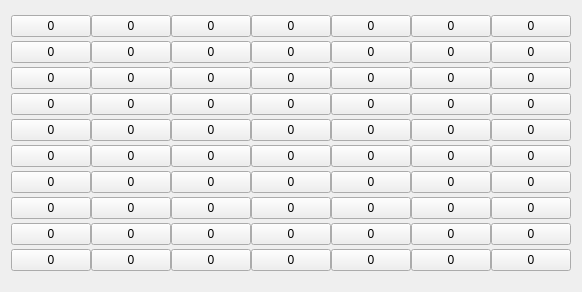
  <widget class="QWidget" name="gridLayoutWidget">
   <property name="geometry">
    <rect>
     <x>30</x>
     <y>60</y>
     <width>301</width>
     <height>292</height>
    </rect>
   </property>
   <property name="cursor">
    <cursorShape>PointingHandCursor</cursorShape>
   </property>
   <layout class="QGridLayout" name="gridLayout">
    <property name="spacing">
     <number>0</number>
    </property>
    <item row="6" column="6">
     <widget class="QPushButton" name="pushButton_63">
      <property name="cursor">
       <cursorShape>PointingHandCursor</cursorShape>
      </property>
      <property name="text">
       <string>0</string>
      </property>
     </widget>
    </item>
    <item row="4" column="4">
     <widget class="QPushButton" name="pushButton_55">
      <property name="cursor">
       <cursorShape>PointingHandCursor</cursorShape>
      </property>
      <property name="text">
       <string>0</string>
      </property>
     </widget>
    </item>
    <item row="0" column="0">
     <widget class="QPushButton" name="pushButton">
      <property name="sizePolicy">
       <sizepolicy hsizetype="Minimum" vsizetype="Preferred">
        <horstretch>0</horstretch>
        <verstretch>0</verstretch>
       </sizepolicy>
      </property>
      <property name="cursor">
       <cursorShape>PointingHandCursor</cursorShape>
      </property>
      <property name="text">
       <string>0</string>
      </property>
     </widget>
    </item>
    <item row="9" column="3">
     <widget class="QPushButton" name="pushButton_38">
      <property name="cursor">
       <cursorShape>PointingHandCursor</cursorShape>
      </property>
      <property name="text">
       <string>0</string>
      </property>
     </widget>
    </item>
    <item row="3" column="1">
     <widget class="QPushButton" name="pushButton_6">
      <property name="sizePolicy">
       <sizepolicy hsizetype="Minimum" vsizetype="Preferred">
        <horstretch>0</horstretch>
        <verstretch>0</verstretch>
       </sizepolicy>
      </property>
      <property name="cursor">
       <cursorShape>PointingHandCursor</cursorShape>
      </property>
      <property name="text">
       <string>0</string>
      </property>
     </widget>
    </item>
    <item row="8" column="6">
     <widget class="QPushButton" name="pushButton_72">
      <property name="cursor">
       <cursorShape>PointingHandCursor</cursorShape>
      </property>
      <property name="text">
       <string>0</string>
      </property>
     </widget>
    </item>
    <item row="0" column="5">
     <widget class="QPushButton" name="pushButton_23">
      <property name="cursor">
       <cursorShape>PointingHandCursor</cursorShape>
      </property>
      <property name="text">
       <string>0</string>
      </property>
     </widget>
    </item>
    <item row="10" column="6">
     <widget class="QPushButton" name="pushButton_28">
      <property name="cursor">
       <cursorShape>PointingHandCursor</cursorShape>
      </property>
      <property name="text">
       <string>0</string>
      </property>
     </widget>
    </item>
    <item row="8" column="5">
     <widget class="QPushButton" name="pushButton_66">
      <property name="cursor">
       <cursorShape>PointingHandCursor</cursorShape>
      </property>
      <property name="text">
       <string>0</string>
      </property>
     </widget>
    </item>
    <item row="7" column="0">
     <widget class="QPushButton" name="pushButton_17">
      <property name="cursor">
       <cursorShape>PointingHandCursor</cursorShape>
      </property>
      <property name="text">
       <string>0</string>
      </property>
     </widget>
    </item>
    <item row="1" column="2">
     <widget class="QPushButton" name="pushButton_8">
      <property name="sizePolicy">
       <sizepolicy hsizetype="Minimum" vsizetype="Preferred">
        <horstretch>0</horstretch>
        <verstretch>0</verstretch>
       </sizepolicy>
      </property>
      <property name="cursor">
       <cursorShape>PointingHandCursor</cursorShape>
      </property>
      <property name="text">
       <string>0</string>
      </property>
     </widget>
    </item>
    <item row="5" column="1">
     <widget class="QPushButton" name="pushButton_36">
      <property name="cursor">
       <cursorShape>PointingHandCursor</cursorShape>
      </property>
      <property name="text">
       <string>0</string>
      </property>
     </widget>
    </item>
    <item row="0" column="4">
     <widget class="QPushButton" name="pushButton_22">
      <property name="cursor">
       <cursorShape>PointingHandCursor</cursorShape>
      </property>
      <property name="text">
       <string>0</string>
      </property>
     </widget>
    </item>
    <item row="6" column="5">
     <widget class="QPushButton" name="pushButton_62">
      <property name="cursor">
       <cursorShape>PointingHandCursor</cursorShape>
      </property>
      <property name="text">
       <string>0</string>
      </property>
     </widget>
    </item>
    <item row="9" column="2">
     <widget class="QPushButton" name="pushButton_35">
      <property name="cursor">
       <cursorShape>PointingHandCursor</cursorShape>
      </property>
      <property name="text">
       <string>0</string>
      </property>
     </widget>
    </item>
    <item row="8" column="3">
     <widget class="QPushButton" name="pushButton_51">
      <property name="cursor">
       <cursorShape>PointingHandCursor</cursorShape>
      </property>
      <property name="text">
       <string>0</string>
      </property>
     </widget>
    </item>
    <item row="7" column="2">
     <widget class="QPushButton" name="pushButton_50">
      <property name="cursor">
       <cursorShape>PointingHandCursor</cursorShape>
      </property>
      <property name="text">
       <string>0</string>
      </property>
     </widget>
    </item>
    <item row="0" column="6">
     <widget class="QPushButton" name="pushButton_24">
      <property name="cursor">
       <cursorShape>PointingHandCursor</cursorShape>
      </property>
      <property name="text">
       <string>0</string>
      </property>
     </widget>
    </item>
    <item row="8" column="2">
     <widget class="QPushButton" name="pushButton_37">
      <property name="cursor">
       <cursorShape>PointingHandCursor</cursorShape>
      </property>
      <property name="text">
       <string>0</string>
      </property>
     </widget>
    </item>
    <item row="4" column="3">
     <widget class="QPushButton" name="pushButton_47">
      <property name="cursor">
       <cursorShape>PointingHandCursor</cursorShape>
      </property>
      <property name="text">
       <string>0</string>
      </property>
     </widget>
    </item>
    <item row="1" column="6">
     <widget class="QPushButton" name="pushButton_43">
      <property name="cursor">
       <cursorShape>PointingHandCursor</cursorShape>
      </property>
      <property name="text">
       <string>0</string>
      </property>
     </widget>
    </item>
    <item row="7" column="4">
     <widget class="QPushButton" name="pushButton_68">
      <property name="cursor">
       <cursorShape>PointingHandCursor</cursorShape>
      </property>
      <property name="text">
       <string>0</string>
      </property>
     </widget>
    </item>
    <item row="7" column="3">
     <widget class="QPushButton" name="pushButton_54">
      <property name="cursor">
       <cursorShape>PointingHandCursor</cursorShape>
      </property>
      <property name="text">
       <string>0</string>
      </property>
     </widget>
    </item>
    <item row="10" column="3">
     <widget class="QPushButton" name="pushButton_26">
      <property name="cursor">
       <cursorShape>PointingHandCursor</cursorShape>
      </property>
      <property name="text">
       <string>0</string>
      </property>
     </widget>
    </item>
    <item row="0" column="2">
     <widget class="QPushButton" name="pushButton_9">
      <property name="sizePolicy">
       <sizepolicy hsizetype="Minimum" vsizetype="Preferred">
        <horstretch>0</horstretch>
        <verstretch>0</verstretch>
       </sizepolicy>
      </property>
      <property name="cursor">
       <cursorShape>PointingHandCursor</cursorShape>
      </property>
      <property name="text">
       <string>0</string>
      </property>
     </widget>
    </item>
    <item row="3" column="6">
     <widget class="QPushButton" name="pushButton_44">
      <property name="cursor">
       <cursorShape>PointingHandCursor</cursorShape>
      </property>
      <property name="text">
       <string>0</string>
      </property>
     </widget>
    </item>
    <item row="6" column="2">
     <widget class="QPushButton" name="pushButton_49">
      <property name="cursor">
       <cursorShape>PointingHandCursor</cursorShape>
      </property>
      <property name="text">
       <string>0</string>
      </property>
     </widget>
    </item>
    <item row="4" column="1">
     <widget class="QPushButton" name="pushButton_13">
      <property name="cursor">
       <cursorShape>PointingHandCursor</cursorShape>
      </property>
      <property name="text">
       <string>0</string>
      </property>
     </widget>
    </item>
    <item row="5" column="5">
     <widget class="QPushButton" name="pushButton_59">
      <property name="cursor">
       <cursorShape>PointingHandCursor</cursorShape>
      </property>
      <property name="text">
       <string>0</string>
      </property>
     </widget>
    </item>
    <item row="10" column="4">
     <widget class="QPushButton" name="pushButton_25">
      <property name="cursor">
       <cursorShape>PointingHandCursor</cursorShape>
      </property>
      <property name="text">
       <string>0</string>
      </property>
     </widget>
    </item>
    <item row="8" column="4">
     <widget class="QPushButton" name="pushButton_67">
      <property name="cursor">
       <cursorShape>PointingHandCursor</cursorShape>
      </property>
      <property name="text">
       <string>0</string>
      </property>
     </widget>
    </item>
    <item row="1" column="3">
     <widget class="QPushButton" name="pushButton_39">
      <property name="cursor">
       <cursorShape>PointingHandCursor</cursorShape>
      </property>
      <property name="text">
       <string>0</string>
      </property>
     </widget>
    </item>
    <item row="3" column="0">
     <widget class="QPushButton" name="pushButton_5">
      <property name="sizePolicy">
       <sizepolicy hsizetype="Minimum" vsizetype="Preferred">
        <horstretch>0</horstretch>
        <verstretch>0</verstretch>
       </sizepolicy>
      </property>
      <property name="cursor">
       <cursorShape>PointingHandCursor</cursorShape>
      </property>
      <property name="text">
       <string>0</string>
      </property>
     </widget>
    </item>
    <item row="6" column="1">
     <widget class="QPushButton" name="pushButton_34">
      <property name="cursor">
       <cursorShape>PointingHandCursor</cursorShape>
      </property>
      <property name="text">
       <string>0</string>
      </property>
     </widget>
    </item>
    <item row="0" column="3">
     <widget class="QPushButton" name="pushButton_21">
      <property name="cursor">
       <cursorShape>PointingHandCursor</cursorShape>
      </property>
      <property name="text">
       <string>0</string>
      </property>
     </widget>
    </item>
    <item row="7" column="5">
     <widget class="QPushButton" name="pushButton_64">
      <property name="cursor">
       <cursorShape>PointingHandCursor</cursorShape>
      </property>
      <property name="text">
       <string>0</string>
      </property>
     </widget>
    </item>
    <item row="4" column="2">
     <widget class="QPushButton" name="pushButton_14">
      <property name="cursor">
       <cursorShape>PointingHandCursor</cursorShape>
      </property>
      <property name="text">
       <string>0</string>
      </property>
     </widget>
    </item>
    <item row="8" column="0">
     <widget class="QPushButton" name="pushButton_18">
      <property name="cursor">
       <cursorShape>PointingHandCursor</cursorShape>
      </property>
      <property name="text">
       <string>0</string>
      </property>
     </widget>
    </item>
    <item row="5" column="4">
     <widget class="QPushButton" name="pushButton_60">
      <property name="cursor">
       <cursorShape>PointingHandCursor</cursorShape>
      </property>
      <property name="text">
       <string>0</string>
      </property>
     </widget>
    </item>
    <item row="10" column="1">
     <widget class="QPushButton" name="pushButton_30">
      <property name="cursor">
       <cursorShape>PointingHandCursor</cursorShape>
      </property>
      <property name="text">
       <string>0</string>
      </property>
     </widget>
    </item>
    <item row="1" column="5">
     <widget class="QPushButton" name="pushButton_42">
      <property name="cursor">
       <cursorShape>PointingHandCursor</cursorShape>
      </property>
      <property name="text">
       <string>0</string>
      </property>
     </widget>
    </item>
    <item row="4" column="0">
     <widget class="QPushButton" name="pushButton_12">
      <property name="cursor">
       <cursorShape>PointingHandCursor</cursorShape>
      </property>
      <property name="text">
       <string>0</string>
      </property>
     </widget>
    </item>
    <item row="4" column="6">
     <widget class="QPushButton" name="pushButton_58">
      <property name="cursor">
       <cursorShape>PointingHandCursor</cursorShape>
      </property>
      <property name="text">
       <string>0</string>
      </property>
     </widget>
    </item>
    <item row="9" column="4">
     <widget class="QPushButton" name="pushButton_69">
      <property name="cursor">
       <cursorShape>PointingHandCursor</cursorShape>
      </property>
      <property name="text">
       <string>0</string>
      </property>
     </widget>
    </item>
    <item row="5" column="3">
     <widget class="QPushButton" name="pushButton_52">
      <property name="cursor">
       <cursorShape>PointingHandCursor</cursorShape>
      </property>
      <property name="text">
       <string>0</string>
      </property>
     </widget>
    </item>
    <item row="4" column="5">
     <widget class="QPushButton" name="pushButton_56">
      <property name="cursor">
       <cursorShape>PointingHandCursor</cursorShape>
      </property>
      <property name="text">
       <string>0</string>
      </property>
     </widget>
    </item>
    <item row="8" column="1">
     <widget class="QPushButton" name="pushButton_32">
      <property name="cursor">
       <cursorShape>PointingHandCursor</cursorShape>
      </property>
      <property name="text">
       <string>0</string>
      </property>
     </widget>
    </item>
    <item row="10" column="2">
     <widget class="QPushButton" name="pushButton_29">
      <property name="cursor">
       <cursorShape>PointingHandCursor</cursorShape>
      </property>
      <property name="text">
       <string>0</string>
      </property>
     </widget>
    </item>
    <item row="9" column="1">
     <widget class="QPushButton" name="pushButton_31">
      <property name="cursor">
       <cursorShape>PointingHandCursor</cursorShape>
      </property>
      <property name="text">
       <string>0</string>
      </property>
     </widget>
    </item>
    <item row="5" column="6">
     <widget class="QPushButton" name="pushButton_57">
      <property name="cursor">
       <cursorShape>PointingHandCursor</cursorShape>
      </property>
      <property name="text">
       <string>0</string>
      </property>
     </widget>
    </item>
    <item row="1" column="1">
     <widget class="QPushButton" name="pushButton_4">
      <property name="sizePolicy">
       <sizepolicy hsizetype="Minimum" vsizetype="Preferred">
        <horstretch>0</horstretch>
        <verstretch>0</verstretch>
       </sizepolicy>
      </property>
      <property name="cursor">
       <cursorShape>PointingHandCursor</cursorShape>
      </property>
      <property name="text">
       <string>0</string>
      </property>
     </widget>
    </item>
    <item row="9" column="0">
     <widget class="QPushButton" name="pushButton_19">
      <property name="cursor">
       <cursorShape>PointingHandCursor</cursorShape>
      </property>
      <property name="text">
       <string>0</string>
      </property>
     </widget>
    </item>
    <item row="0" column="1">
     <widget class="QPushButton" name="pushButton_3">
      <property name="sizePolicy">
       <sizepolicy hsizetype="Minimum" vsizetype="Preferred">
        <horstretch>0</horstretch>
        <verstretch>0</verstretch>
       </sizepolicy>
      </property>
      <property name="cursor">
       <cursorShape>PointingHandCursor</cursorShape>
      </property>
      <property name="text">
       <string>0</string>
      </property>
     </widget>
    </item>
    <item row="3" column="3">
     <widget class="QPushButton" name="pushButton_45">
      <property name="cursor">
       <cursorShape>PointingHandCursor</cursorShape>
      </property>
      <property name="text">
       <string>0</string>
      </property>
     </widget>
    </item>
    <item row="10" column="0">
     <widget class="QPushButton" name="pushButton_20">
      <property name="cursor">
       <cursorShape>PointingHandCursor</cursorShape>
      </property>
      <property name="text">
       <string>0</string>
      </property>
     </widget>
    </item>
    <item row="7" column="6">
     <widget class="QPushButton" name="pushButton_65">
      <property name="cursor">
       <cursorShape>PointingHandCursor</cursorShape>
      </property>
      <property name="text">
       <string>0</string>
      </property>
     </widget>
    </item>
    <item row="9" column="6">
     <widget class="QPushButton" name="pushButton_71">
      <property name="cursor">
       <cursorShape>PointingHandCursor</cursorShape>
      </property>
      <property name="text">
       <string>0</string>
      </property>
     </widget>
    </item>
    <item row="5" column="0">
     <widget class="QPushButton" name="pushButton_15">
      <property name="cursor">
       <cursorShape>PointingHandCursor</cursorShape>
      </property>
      <property name="text">
       <string>0</string>
      </property>
     </widget>
    </item>
    <item row="6" column="0">
     <widget class="QPushButton" name="pushButton_16">
      <property name="cursor">
       <cursorShape>PointingHandCursor</cursorShape>
      </property>
      <property name="text">
       <string>0</string>
      </property>
     </widget>
    </item>
    <item row="7" column="1">
     <widget class="QPushButton" name="pushButton_33">
      <property name="cursor">
       <cursorShape>PointingHandCursor</cursorShape>
      </property>
      <property name="text">
       <string>0</string>
      </property>
     </widget>
    </item>
    <item row="3" column="2">
     <widget class="QPushButton" name="pushButton_7">
      <property name="sizePolicy">
       <sizepolicy hsizetype="Minimum" vsizetype="Preferred">
        <horstretch>0</horstretch>
        <verstretch>0</verstretch>
       </sizepolicy>
      </property>
      <property name="cursor">
       <cursorShape>PointingHandCursor</cursorShape>
      </property>
      <property name="text">
       <string>0</string>
      </property>
     </widget>
    </item>
    <item row="6" column="3">
     <widget class="QPushButton" name="pushButton_53">
      <property name="cursor">
       <cursorShape>PointingHandCursor</cursorShape>
      </property>
      <property name="text">
       <string>0</string>
      </property>
     </widget>
    </item>
    <item row="3" column="4">
     <widget class="QPushButton" name="pushButton_46">
      <property name="cursor">
       <cursorShape>PointingHandCursor</cursorShape>
      </property>
      <property name="text">
       <string>0</string>
      </property>
     </widget>
    </item>
    <item row="10" column="5">
     <widget class="QPushButton" name="pushButton_27">
      <property name="cursor">
       <cursorShape>PointingHandCursor</cursorShape>
      </property>
      <property name="text">
       <string>0</string>
      </property>
     </widget>
    </item>
    <item row="6" column="4">
     <widget class="QPushButton" name="pushButton_61">
      <property name="cursor">
       <cursorShape>PointingHandCursor</cursorShape>
      </property>
      <property name="text">
       <string>0</string>
      </property>
     </widget>
    </item>
    <item row="5" column="2">
     <widget class="QPushButton" name="pushButton_48">
      <property name="cursor">
       <cursorShape>PointingHandCursor</cursorShape>
      </property>
      <property name="text">
       <string>0</string>
      </property>
     </widget>
    </item>
    <item row="1" column="4">
     <widget class="QPushButton" name="pushButton_40">
      <property name="cursor">
       <cursorShape>PointingHandCursor</cursorShape>
      </property>
      <property name="text">
       <string>0</string>
      </property>
     </widget>
    </item>
    <item row="3" column="5">
     <widget class="QPushButton" name="pushButton_41">
      <property name="cursor">
       <cursorShape>PointingHandCursor</cursorShape>
      </property>
      <property name="text">
       <string>0</string>
      </property>
     </widget>
    </item>
    <item row="9" column="5">
     <widget class="QPushButton" name="pushButton_70">
      <property name="cursor">
       <cursorShape>PointingHandCursor</cursorShape>
      </property>
      <property name="text">
       <string>0</string>
      </property>
     </widget>
    </item>
    <item row="1" column="0">
     <widget class="QPushButton" name="pushButton_2">
      <property name="sizePolicy">
       <sizepolicy hsizetype="Minimum" vsizetype="Preferred">
        <horstretch>0</horstretch>
        <verstretch>0</verstretch>
       </sizepolicy>
      </property>
      <property name="cursor">
       <cursorShape>PointingHandCursor</cursorShape>
      </property>
      <property name="text">
       <string>0</string>
      </property>
     </widget>
    </item>
   </layout>
  </widget>
